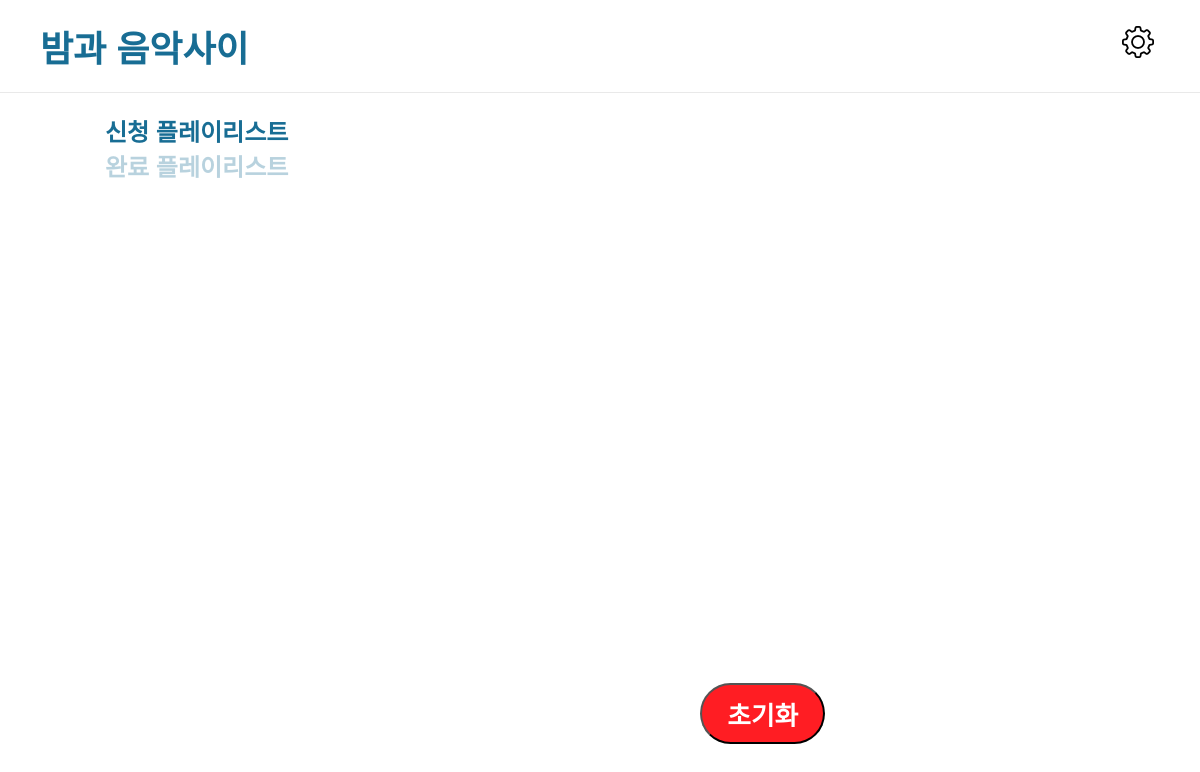
The app's page /, older data.
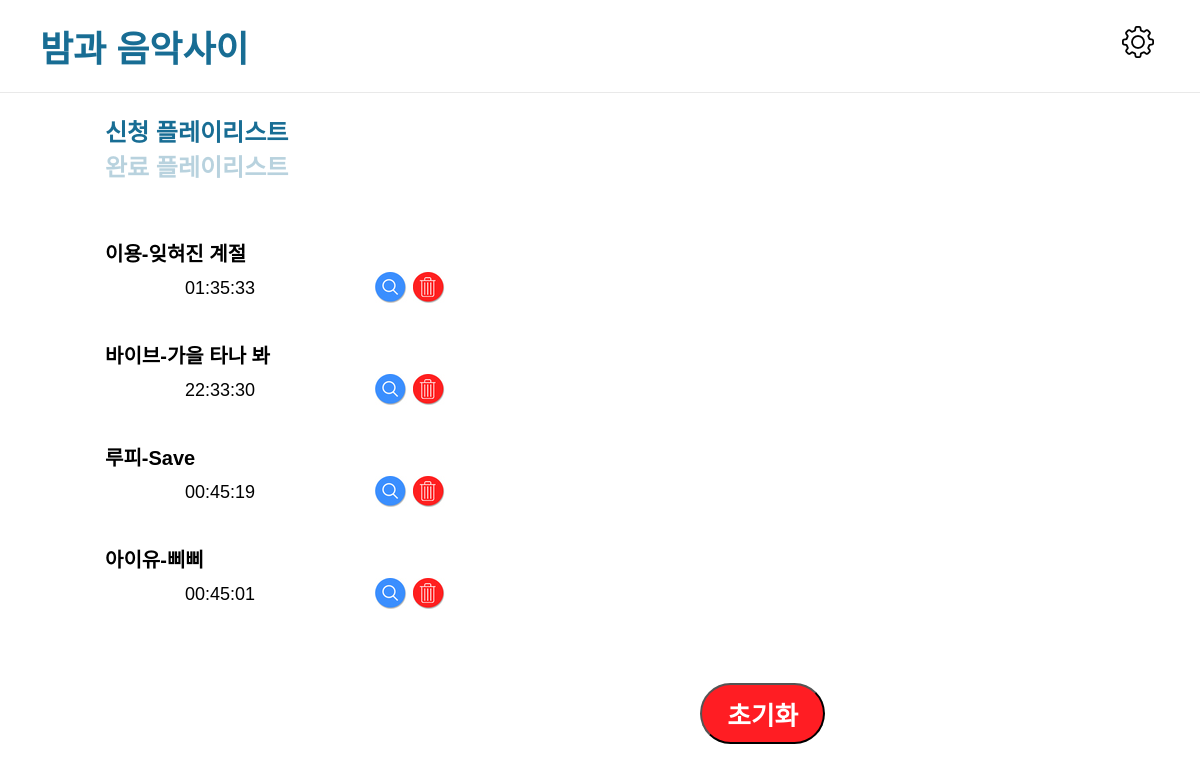
The same page, newer data.
### main/models.py (models this page shows)
class Song(models.Model):
    store = models.ForeignKey('main.Store', related_name='songs', default=1)
    created_at = models.DateTimeField(default=timezone.now)
    title = models.CharField(max_length=50)
    singer = models.CharField(max_length=50)
    message = models.CharField(max_length=200, blank=True, null=True)
    is_played = models.BooleanField(default=False)
    is_deleted = models.BooleanField(default=False)

### main/views.py (the view)
# urls.py: url(r'^$', views.song_list, name='first_store'),
def song_list(request, pk=1):
    store = get_object_or_404(Store, pk=pk)
    if store.period_order > 0:
        time_from = timezone.now() - timezone.timedelta(hours=store.period_order)
        songs = store.songs.all().filter(is_deleted=False, is_played=False, created_at__gte=time_from).order_by('-created_at')
    else:
        songs = store.songs.all().filter(is_deleted=False, is_played=False).order_by('-created_at')
    url1 = ''
    url2 = ''
    if store.music_site == 1:
        url1 = "https://www.melon.com/search/total/index.htm?q="
        url2 = "&section=&searchGnbYn=Y&kkoSpl=Y&kkoDpType=&linkOrText=T&ipath=srch_form"
    elif store.music_site == 2:
        url1 = "http://www.genie.co.kr/search/searchMain?query="
        url2 = ""
    elif store.music_site == 3:
        url1 = "https://music.bugs.co.kr/search/integrated?q="
        url2 = ""
    return render(request, 'main/host-home-window.html', {'store': store, 'songs': songs, 'url1': url1, 'url2': url2, 'pk': pk})

### main/templates/main/host-home-window.html (shortened to what this page needs)
{% extends 'main/index.html' %}
{% block content %}
    <header>
        <nav class="lower-nav">
            <button type="button" class="selected" onclick="location.href='{% url 'song_list' pk=pk %}';">신청 플레이리스트</button>
            <button type="button" onclick="location.href='{% url 'complete_list' pk=pk %}';">완료 플레이리스트</button>
        </nav>
    </header>
    <div id="main">
        <article>
            {% for song in songs %}
                <div class="song-element">
                    <div>{{ song.singer }}-{{ song.title }}</div>
                    <div>{{ song.created_at|date:"H:i:s" }}</div>
                    <div>
                        <a href="{{ url1 }} {{ song.title }}+{{song.singer}}{{url2}}" onclick="location.href='{% url 'play_song' pk=song.id %}';" target="_blank">
                            <button type="button" class="search" ></button>
                        </a>
                        <a href="{% url 'delete_one' pk=song.id %}">
                            <button type="button" class="delete"></button>
                        </a>
                    </div>
                </div>
            {% endfor %}
        </article>
    </div>
{% endblock %}
{% block footer %}
    <a  href="{% url 'delete_all' pk=pk %}">
        <button class="init">초기화</button>
    </a>
{% endblock %}

Row changes from the older to the newer data that the page shows:
added Song: singer "이용", title "잊혀진 계절", created_at "01:35:33"
now on this page (row edited): Song: singer "바이브", title "가을 타나 봐", created_at "22:33:30"
now on this page (row edited): Song: singer "루피", title "Save", created_at "00:45:19"
now on this page (row edited): Song: singer "아이유", title "삐삐", created_at "00:45:01"
